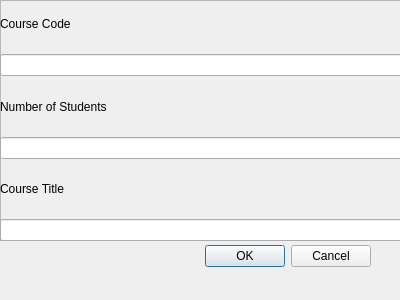
<?xml version="1.0" encoding="UTF-8"?>
<ui version="4.0">
 <class>Dialog</class>
 <widget class="QDialog" name="Dialog">
  <property name="geometry">
   <rect>
    <x>0</x>
    <y>0</y>
    <width>400</width>
    <height>300</height>
   </rect>
  </property>
  <property name="windowTitle">
   <string>Dialog</string>
  </property>
  <widget class="QDialogButtonBox" name="courseDialog">
   <property name="geometry">
    <rect>
     <x>30</x>
     <y>240</y>
     <width>341</width>
     <height>32</height>
    </rect>
   </property>
   <property name="orientation">
    <enum>Qt::Horizontal</enum>
   </property>
   <property name="standardButtons">
    <set>QDialogButtonBox::Cancel|QDialogButtonBox::Ok</set>
   </property>
  </widget>
  <widget class="QFrame" name="frame">
   <property name="geometry">
    <rect>
     <x>0</x>
     <y>0</y>
     <width>401</width>
     <height>241</height>
    </rect>
   </property>
   <property name="frameShape">
    <enum>QFrame::StyledPanel</enum>
   </property>
   <property name="frameShadow">
    <enum>QFrame::Raised</enum>
   </property>
   <widget class="QWidget" name="layoutWidget">
    <property name="geometry">
     <rect>
      <x>0</x>
      <y>0</y>
      <width>411</width>
      <height>241</height>
     </rect>
    </property>
    <layout class="QVBoxLayout" name="verticalLayout">
     <item>
      <widget class="QLabel" name="label">
       <property name="text">
        <string>Course Code</string>
       </property>
      </widget>
     </item>
     <item>
      <widget class="QLineEdit" name="codeInnput"/>
     </item>
     <item>
      <widget class="QLabel" name="label_2">
       <property name="text">
        <string>Number of Students</string>
       </property>
      </widget>
     </item>
     <item>
      <widget class="QLineEdit" name="registeredStudentsInput"/>
     </item>
     <item>
      <widget class="QLabel" name="label_3">
       <property name="text">
        <string>Course Title</string>
       </property>
      </widget>
     </item>
     <item>
      <widget class="QLineEdit" name="titleInput"/>
     </item>
    </layout>
   </widget>
  </widget>
 </widget>
 <resources/>
 <connections>
  <connection>
   <sender>courseDialog</sender>
   <signal>accepted()</signal>
   <receiver>Dialog</receiver>
   <slot>accept()</slot>
   <hints>
    <hint type="sourcelabel">
     <x>248</x>
     <y>254</y>
    </hint>
    <hint type="destinationlabel">
     <x>157</x>
     <y>274</y>
    </hint>
   </hints>
  </connection>
  <connection>
   <sender>courseDialog</sender>
   <signal>rejected()</signal>
   <receiver>Dialog</receiver>
   <slot>reject()</slot>
   <hints>
    <hint type="sourcelabel">
     <x>316</x>
     <y>260</y>
    </hint>
    <hint type="destinationlabel">
     <x>286</x>
     <y>274</y>
    </hint>
   </hints>
  </connection>
 </connections>
</ui>
